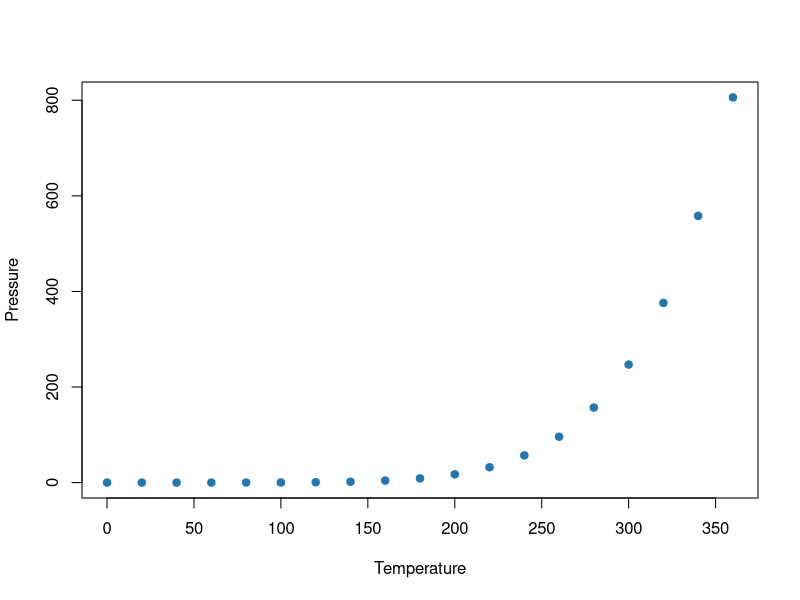

R code for this plot:
## ---- chunk 1
#| label: fig-pressure-slide
#| fig-cap: "Pressure data in a slide."
#| echo: false

plot(pressure, pch = 19, col = "#1f77b4",
     xlab = "Temperature", ylab = "Pressure")
